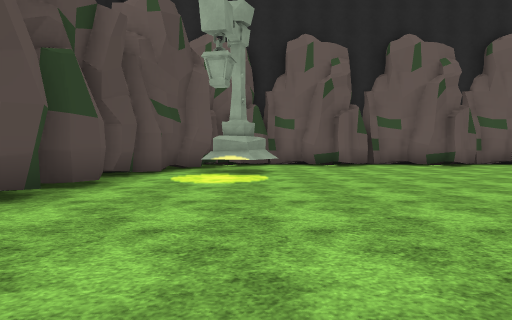
[1] (above)

17 first-person views from a walk through a 3-D level made in the Unity game engine. The camera is 1.2 m above the floor, tilts 2° down and sees 80° across. The floor is counted in squares, 2 m on a side. Each view is taken from the middle of a square. On the plan, view 1 faces up. The plan holds only what a view shows up to about 9 squares ahead; the rest is blank. The place goes on beyond the plan. The terrain is drawn as flat ground. The player is left out. Some animated figures are not drawn. Some surface patterns are stand-ins.

[2]
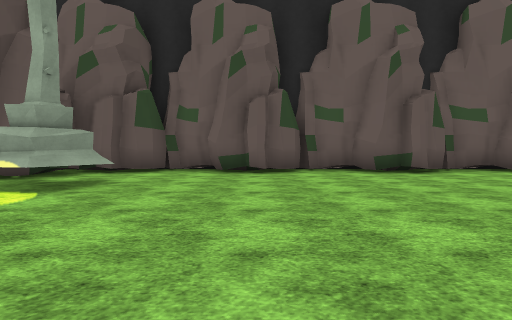

[3]
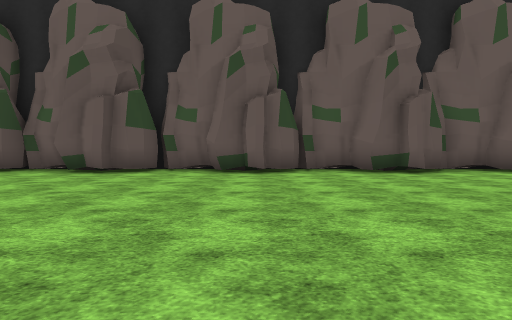

[4]
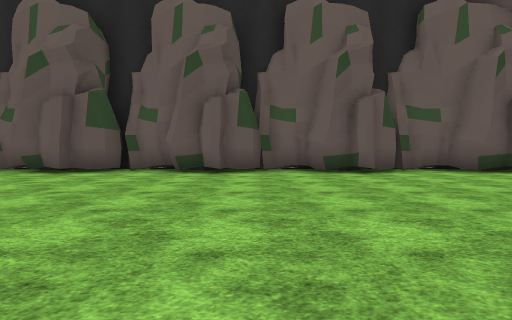

[5]
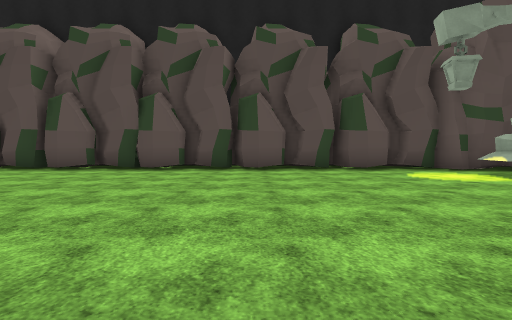

[6]
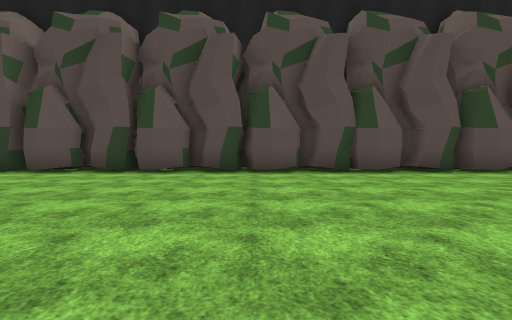

[7]
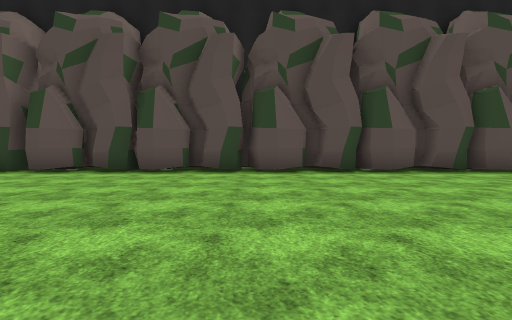

[8]
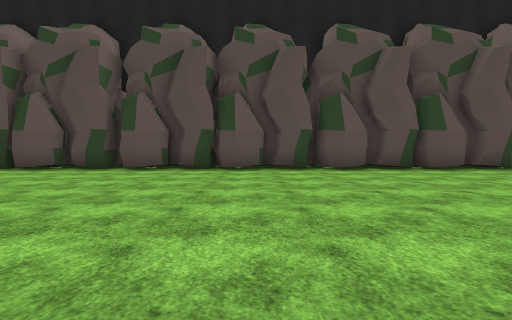

[9]
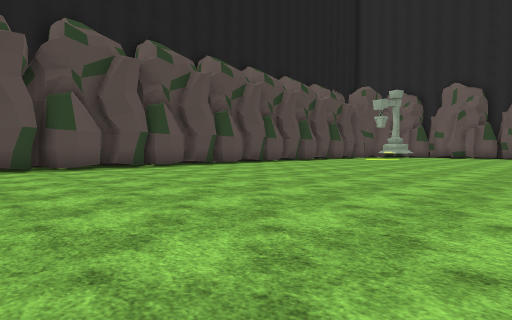

[10]
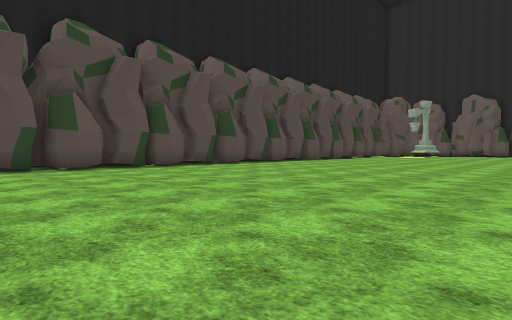

[11]
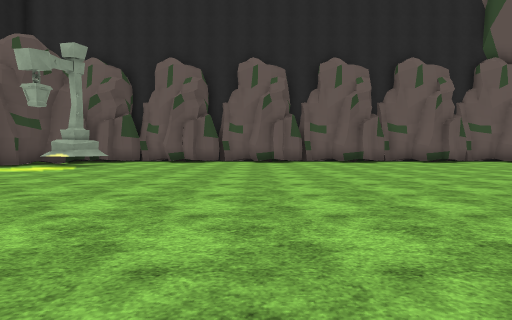

[12]
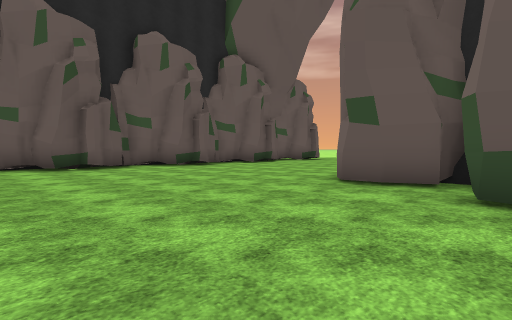

[13]
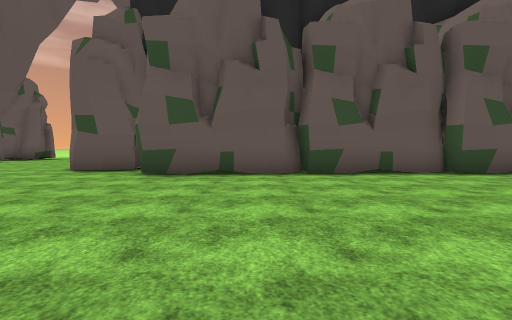

[14]
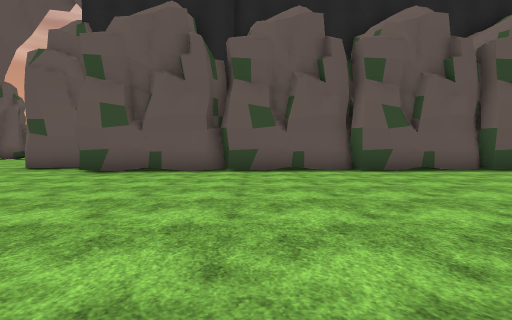

[15]
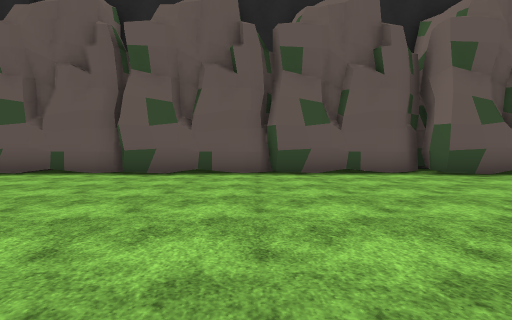

[16]
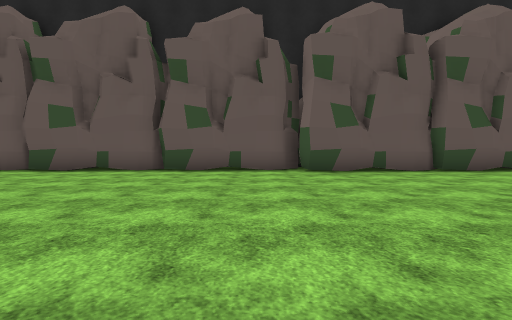

[17]
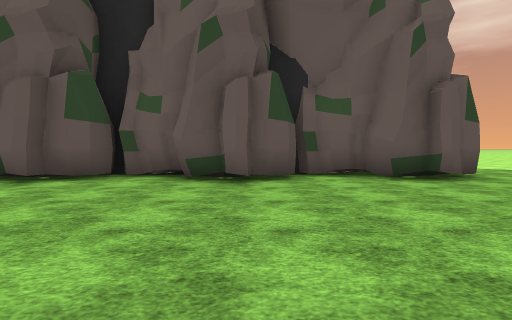

### Floor plan
Key: @ floor where view 1 was taken; # wall or solid block; . floor; O other object.
Columns run from 3 left of view 1 to 23 right of it. Each row starts with its distance up from view 1.
 12    #######################
 11  ###.###.###.###.##..##..##
 10  #.........................
  9 ##.O.......................
  8 #.OO......................
  7 #..O.....................
  6 #................... ...
  5 #..................   .
  4 #...............##
  3 #...............##
  2 #..............###
  1 #..............#
  0 #..@...........#
 -1 #..............##
 -2 #...............#
 -3 #...............#
 -4 #...............#
 -5 #...............#
 -6 #...............#
 -7 #...............#
 -8 #...............#
 -9 #...............#
-10 #...............#
-11 #...............#
-12 #...............#
-13 #...............#
-14 #..............##
-15 #..............#
-16 #..............#
-17 #..........  ..#
-18 #..  ......   .#

Positions as (right, up) in squares from view 1, and headings:
1: (0, 0), facing up
2: (3, 3), facing up
3: (7, 3), facing up
4: (12, 3), facing up
5: (6, 2), facing left
6: (5, -4), facing left
7: (5, -10), facing left
8: (6, -12), facing left
9: (7, -12), facing up-left
10: (7, -18), facing up-left
11: (6, -3), facing up
12: (8, 1), facing up-right
13: (5, -1), facing right
14: (4, -3), facing right
15: (5, -9), facing right
16: (4, -12), facing right
17: (19, 5), facing up
